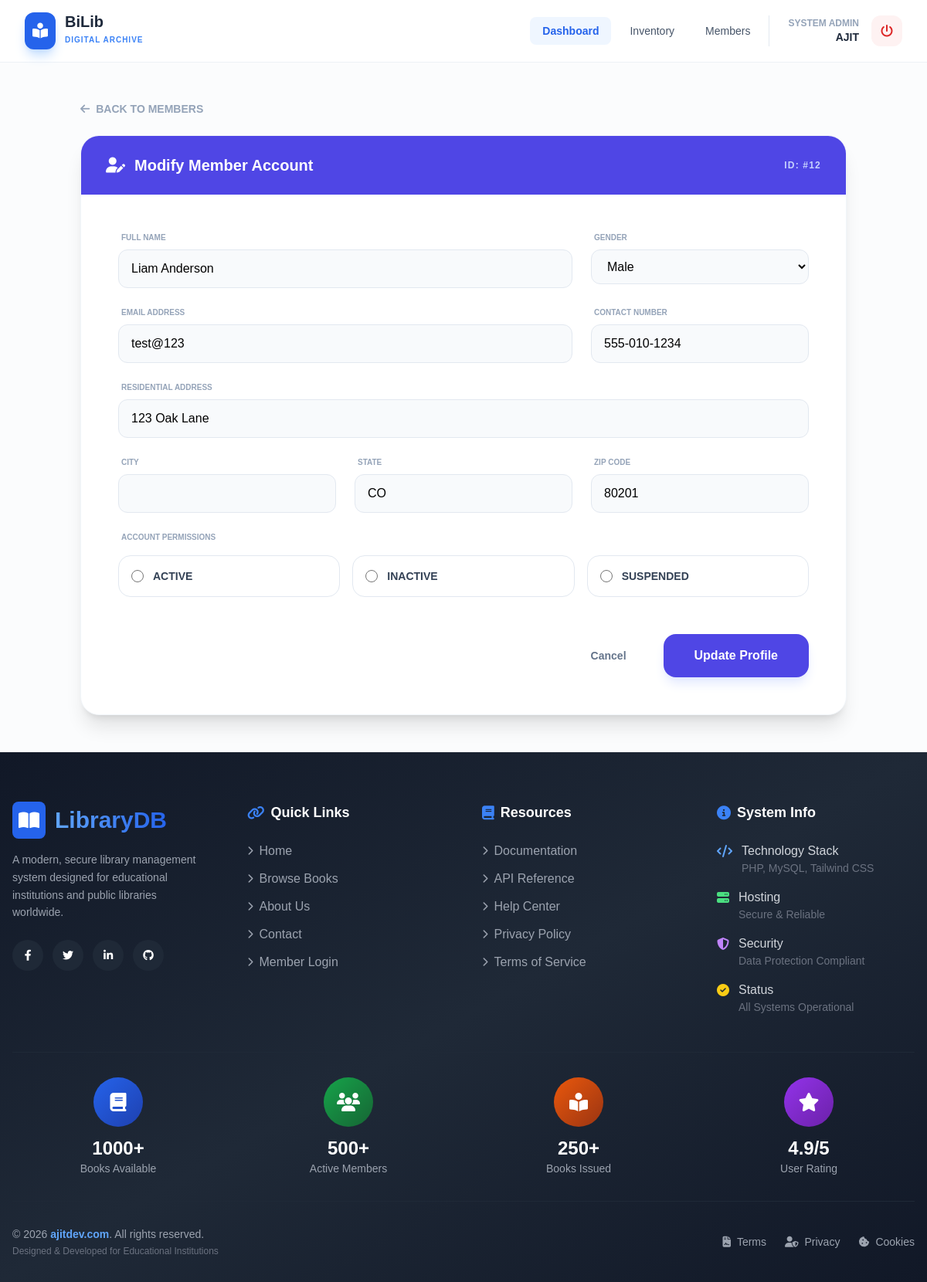
The app's page /admin/edituser.php?id=12 (signed in) with its own data.
### tables this page shows
CREATE TABLE `patrons` (
  `id` int NOT NULL,
  `name` varchar(255) NOT NULL,
  `email` varchar(255) NOT NULL,
  `phone` varchar(20) NOT NULL,
  `address` text,
  `city` varchar(100) DEFAULT NULL,
  `state` varchar(50) DEFAULT NULL,
  `zip_code` varchar(10) DEFAULT NULL,
  `date_of_birth` date DEFAULT NULL,
  `gender` enum('Male','Female','Other') DEFAULT NULL,
  `password` varchar(255) NOT NULL,
  `status` enum('Active','Inactive','Suspended') DEFAULT 'Active',
  `created_at` timestamp NULL DEFAULT CURRENT_TIMESTAMP
);

### admin/edituser.php (the view, shortened to what this page needs)
<?php
require_once("../config/database.php");
$id = $_GET['id'] ?? null;
$stmt = $conn->prepare("SELECT * FROM patrons WHERE id = ?");
$stmt->bind_param("i", $id);
$stmt->execute();
$user = $stmt->get_result()->fetch_assoc();
include("../includes/header.php");
?>
<main class="max-w-5xl mx-auto px-4 py-12">
    <a href="allusers.php" class="inline-flex items-center text-sm font-bold text-slate-400 hover:text-indigo-600 mb-6 transition">
        <i class="fas fa-arrow-left mr-2"></i> BACK TO MEMBERS
    </a>
    <div class="bg-white rounded-3xl shadow-xl border border-slate-100 overflow-hidden">
        <div class="bg-indigo-600 px-8 py-6 flex items-center justify-between">
            <h2 class="text-xl font-bold text-white flex items-center">
                <i class="fas fa-user-edit mr-3"></i> Modify Member Account
            </h2>
            <span class="text-indigo-200 text-xs font-bold uppercase tracking-widest">ID: #<?php echo $id; ?></span>
        </div>
        <form method="POST" class="p-8 md:p-12">
            <div class="grid grid-cols-1 md:grid-cols-3 gap-6">
                <div class="md:col-span-2">
                    <label class="block text-[10px] font-extrabold text-slate-400 uppercase mb-2 ml-1">Full Name</label>
                    <input type="text" name="name" value="<?php echo htmlspecialchars($user['name']); ?>" required
                        class="w-full px-4 py-3 bg-slate-50 border border-slate-200 rounded-xl focus:ring-2 focus:ring-indigo-500/20 focus:border-indigo-500 transition outline-none">
                </div>
                <div>
                    <label class="block text-[10px] font-extrabold text-slate-400 uppercase mb-2 ml-1">Gender</label>
                    <select name="gender" class="w-full px-4 py-3 bg-slate-50 border border-slate-200 rounded-xl outline-none">
                        <option value="Male" <?php echo $user['gender'] == 'Male' ? 'selected' : ''; ?>>Male</option>
                    </select>
                </div>
                <div class="md:col-span-2">
                    <label class="block text-[10px] font-extrabold text-slate-400 uppercase mb-2 ml-1">Email Address</label>
                    <input type="email" name="email" value="<?php echo htmlspecialchars($user['email']); ?>" required
                        class="w-full px-4 py-3 bg-slate-50 border border-slate-200 rounded-xl outline-none">
                </div>
                <div>
                    <label class="block text-[10px] font-extrabold text-slate-400 uppercase mb-2 ml-1">Contact Number</label>
                    <input type="text" name="phone" value="<?php echo htmlspecialchars($user['phone']); ?>"
                        class="w-full px-4 py-3 bg-slate-50 border border-slate-200 rounded-xl outline-none">
                </div>
                <div class="md:col-span-3">
                    <label class="block text-[10px] font-extrabold text-slate-400 uppercase mb-2 ml-1">Residential Address</label>
                    <input type="text" name="address" value="<?php echo htmlspecialchars($user['address']); ?>"
                        class="w-full px-4 py-3 bg-slate-50 border border-slate-200 rounded-xl outline-none">
                </div>
                <div>
                    <label class="block text-[10px] font-extrabold text-slate-400 uppercase mb-2 ml-1">City</label>
                    <input type="text" name="city" value="<?php echo htmlspecialchars($user['city']); ?>"
                        class="w-full px-4 py-3 bg-slate-50 border border-slate-200 rounded-xl outline-none">
                </div>
                <div>
                    <label class="block text-[10px] font-extrabold text-slate-400 uppercase mb-2 ml-1">State</label>
                    <input type="text" name="state" value="<?php echo htmlspecialchars($user['state']); ?>"
                        class="w-full px-4 py-3 bg-slate-50 border border-slate-200 rounded-xl outline-none">
                </div>
                <div>
                    <label class="block text-[10px] font-extrabold text-slate-400 uppercase mb-2 ml-1">Zip Code</label>
                    <input type="text" name="zip_code" value="<?php echo htmlspecialchars($user['zip_code']); ?>"
                        class="w-full px-4 py-3 bg-slate-50 border border-slate-200 rounded-xl outline-none">
                </div>
                <div class="md:col-span-3">
                    <label class="block text-[10px] font-extrabold text-slate-400 uppercase mb-4 ml-1">Account Permissions</label>
                    <div class="grid grid-cols-1 md:grid-cols-3 gap-4">
                        <label class="relative flex items-center p-4 border rounded-2xl cursor-pointer hover:bg-slate-50 transition <?php echo $user['status'] == 'active' ? 'border-green-500 bg-green-50/30' : 'border-slate-200'; ?>">
                            <input type="radio" name="status" value="active" class="h-4 w-4 text-green-600" <?php echo $user['status'] == 'active' ? 'checked' : ''; ?>>
                            <span class="ml-3 font-bold text-sm text-slate-700">ACTIVE</span>
                        </label>
                        <label class="relative flex items-center p-4 border rounded-2xl cursor-pointer hover:bg-slate-50 transition <?php echo $user['status'] == 'inactive' ? 'border-slate-400 bg-slate-50' : 'border-slate-200'; ?>">
                            <input type="radio" name="status" value="inactive" class="h-4 w-4 text-slate-600" <?php echo $user['status'] == 'inactive' ? 'checked' : ''; ?>>
                            <span class="ml-3 font-bold text-sm text-slate-700">INACTIVE</span>
                        </label>
                        <label class="relative flex items-center p-4 border rounded-2xl cursor-pointer hover:bg-slate-50 transition <?php echo $user['status'] == 'suspended' ? 'border-red-500 bg-red-50/30' : 'border-slate-200'; ?>">
                            <input type="radio" name="status" value="suspended" class="h-4 w-4 text-red-600" <?php echo $user['status'] == 'suspended' ? 'checked' : ''; ?>>
                            <span class="ml-3 font-bold text-sm text-slate-700">SUSPENDED</span>
                        </label>
                    </div>
                </div>
            </div>
            <div class="mt-12 flex items-center justify-end space-x-4">
                <a href="allusers.php" class="px-8 py-4 text-sm font-bold text-slate-500 hover:text-slate-800 transition">Cancel</a>
                <button type="submit" class="px-10 py-4 bg-indigo-600 text-white rounded-2xl font-bold shadow-lg shadow-indigo-100 hover:bg-indigo-700 transition transform hover:-translate-y-1">
                    Update Profile
                </button>
            </div>
        </form>
    </div>
</main>
<?php include("../includes/footer.php"); ?>

### includes/header.php (style rules this page uses)
body { font-family: 'Plus Jakarta Sans', sans-serif; }

### records on screen
patrons: name "Liam Anderson", gender "Male", email "test@123", phone "555-010-1234", address "123 Oak Lane", state "CO", zip_code "80201", status "☐ ACTIVE", status "☐ INACTIVE", status "☐ SUSPENDED"

### other values on screen
SITENAME "BiLib"
$_SESSION['admin_name'] "AJIT"
$id "12"
$stats['total_books'] "1000+"
$stats['total_users'] "500+"
$stats['books_issued'] "250+"
